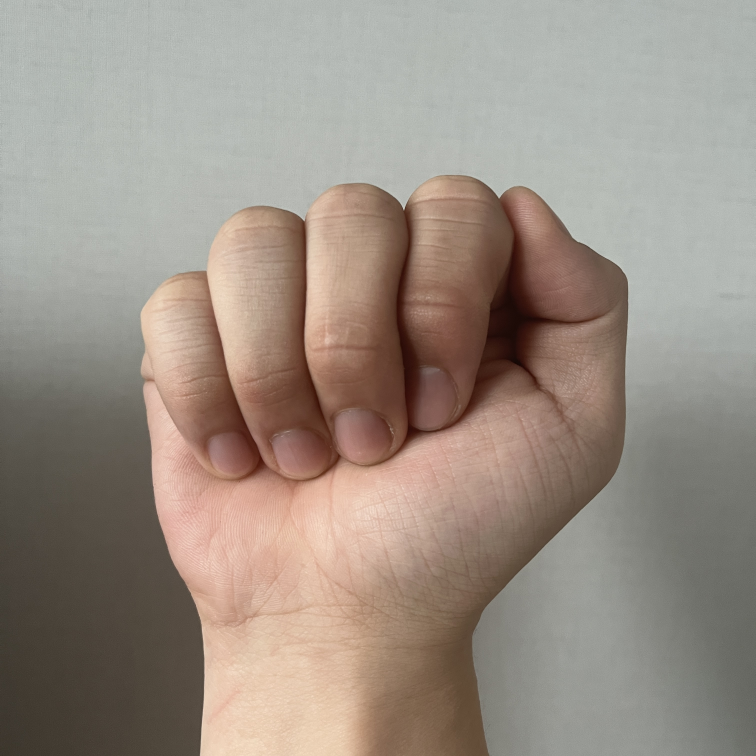
#> input picture sign_language_translator/sign_language_webserver/media/train/A.jpg, 3024 x 3024 px, given as the content of the folder /content, which was not available (shown at 1/4 size)
$ jupyter execute --allow-errors '2. OID_CustomData_ObjectDetection.ipynb'   (shell and % lines are left out)   (text cells are left out)
#> lines starting #> are read from the running program, lines starting #| are printed output that depends on the picture
[cell 1]
# 코랩 사용 시 구글 드라이브 연결
from google.colab import drive
#> (the rest of this cell did not finish here and is left out)

[cell 2]
# ROOT_PATH 확인
import os

# 구글 드라이브 내 프로젝트 압축해제된 영역 (구글 드라이브 최상위에 압축해제하였을 경우 수정하지 않으셔도 됩니다.)
WORK_SPACE = ""

if os.getcwd() == '/content' :
  # 구글 드라이브 사용 시
  ROOT_PATH = '/content' + WORK_SPACE
else :
  ROOT_PATH = os.path.abspath('..')

[cell 3]
# UltraLytics git에서 복사하기
%cd /content

[cell 4]
# yolov5 폴더 이동 및 requirements.txt 내부 패키지 설치
%cd /content/yolov5

[cell 5]
# 필요 라이브러리 불러오기.
import glob
import yaml
from IPython.display import Image

[cell 6]
# 현재 경로 화인하기
%cd /content

[cell 7]
# 실습해보세요
%cd OIDv4_ToolKit

[cell 8]
%cd /content/OIDv4_ToolKit

[cell 9]
# 라이브러리 불러오기
import glob

[cell 10]
# 실습해보세요.
train_image_list = glob.glob("/content/OIDv4_ToolKit/OID/Dataset/train/*/*.jpg")
validation_image_list = glob.glob("/content/OIDv4_ToolKit/OID/Dataset/validation/*/*.jpg")

[cell 11]
print("학습 데이터(이미지) 개수 : " + str(len(train_image_list)))
print("검증 데이터(이미지) 개수 : " + str(len(validation_image_list)))

[cell 12]
# 실습해보세요.
label_list = glob.glob("/content/OIDv4_ToolKit/OID/Dataset/train/Helmet_Person/Label/*.txt")

[cell 13]
# 현재 경로 확인
%cd /content/OIDv4_ToolKit/

[cell 14]
# 실습해보세요.

[cell 15]
train_label_list = glob.glob("/content/OIDv4_ToolKit/OID/Dataset/train//Helmet_Person/Label/*.txt")
validation_label_list = glob.glob("/content/OIDv4_ToolKit/OID/Dataset/validation/Helmet_Person/Label/*.txt")

[cell 16]
# DATA_PATH 지정하기
DATA_PATH = "/content/data"
TRAIN_PATH = DATA_PATH + "/train"
VALIDATION_PATH = DATA_PATH + "/validation"

import shutil

def file_copy(file_list, file_path):
#> called with file_path = '/content/data/train/labels'
  if not os.path.exists(file_path):
    os.makedirs(file_path)
  for f in file_list:
    shutil.move(f, file_path)

[cell 17]
file_copy(train_label_list, TRAIN_PATH + "/labels")
file_copy(train_image_list, TRAIN_PATH + "/images")
file_copy(validation_label_list, VALIDATION_PATH + "/labels")
file_copy(validation_image_list, VALIDATION_PATH + "/images")

[cell 18]
# 실습해보세요
train_image_list = glob.glob(TRAIN_PATH + "/*/*.jpg")
validation_image_list = glob.glob(VALIDATION_PATH + "/*/*.jpg")


with open(DATA_PATH + '/train.txt', 'w') as f:
    f.write('\n'.join(train_image_list) + '\n')

with open(DATA_PATH + '/validation.txt', 'w') as f:
    f.write('\n'.join(validation_image_list) + '\n')

[cell 19]
# 라이브러리 불러오기
import yaml

[cell 20]
data = {
    'name' : ['Helmet', 'Person'],
    'nc' : 2, # class num
    'train' : DATA_PATH + '/train.txt',
    'val' : DATA_PATH + '/validation.txt'
}

[cell 21]
# 실습해보세요.
data = {
          'train' : DATA_PATH + '/train.txt',
          'val' : DATA_PATH + '/validation.txt',
          'nc' : 2 ,
          'names' : [ 'Helmet', 'Person' ]
}

with open(DATA_PATH + '/data.yaml', 'w') as f:
  yaml.dump(data, f)

print(data)

[cell 22]
# 실행 경로 이동
%cd /content/yolov5

[cell 23]
# 실습해보세요.

[cell 24]
# 현재 디렉토리 확인
%cd /content

[cell 25]
import gdown
import zipfile

[cell 26]
test_file_id = "14PsLrMhL2v7n3dYjv2JOFWF6iIUFYhyQ"

def goolge_drive_download (file_id):
  google_path = 'https://drive.google.com/uc?id='
  output_name = 'download_file.zip'

  gdown.download(google_path+file_id,output_name,quiet=False)

  zip_file = "/content/download_file.zip"


  with zipfile.ZipFile(zip_file) as z:
    z.extractall("/content")

  os.remove(zip_file)

#> (a cell that did not finish here is left out)

[cell 28]
# 경로 설정
TEST_IMAGE_PATH = "/content/data/test/images"

[cell 29]
# 실습해보세요
%cd /content/yolov5

[cell 30]
# 필요 라이브러리 불러오기
from PIL import Image               # to load images
from IPython.display import display # to display images

[cell 31]
# 실습해보세요.
detect_image_path = "/content/yolov5/runs/detect/exp"  #detect가 완료된 파일의 경로

for i in glob.glob(detect_image_path + '/*.jpg'):
  img = Image.open(i)
#> img is the input picture: PIL image 3024x3024 RGB; mean R, G, B 154.9, 143.4, 133
  img_resize = img.resize((640, 360))
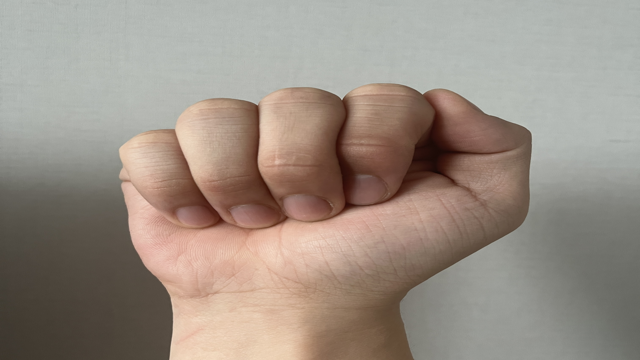
#> img_resize: PIL image 640x360 RGB; mean R, G, B 154.9, 143.4, 133
  display(img_resize)
  print('\n')


$ run again, on sign_language_translator/sign_language_webserver/media/train/E.jpg
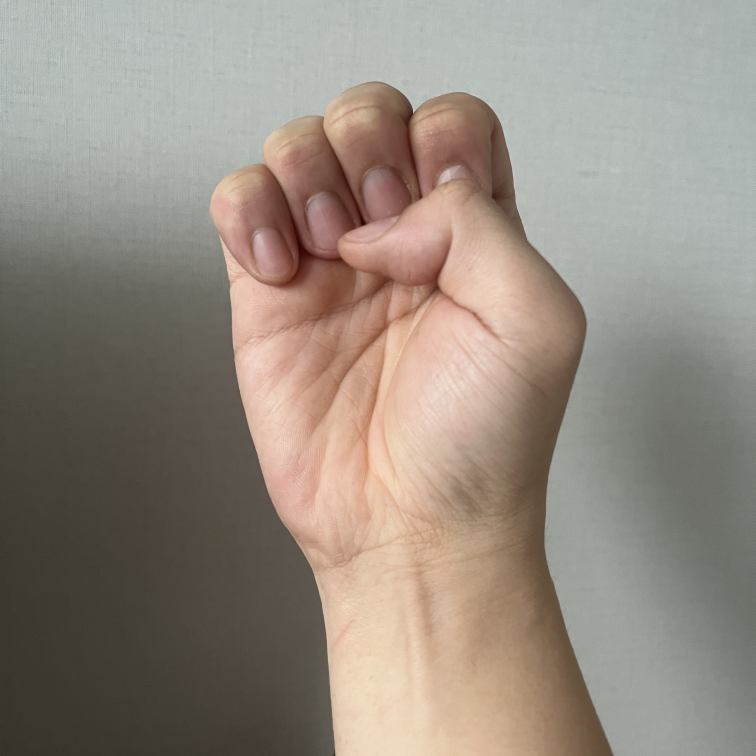
#> input picture sign_language_translator/sign_language_webserver/media/train/E.jpg, 3024 x 3024 px, given as the content of the folder /content, which was not available (shown at 1/4 size)
#> img is the input picture: PIL image 3024x3024 RGB; mean R, G, B 149.1, 138.9, 128.1
#> `img_resize = img.resize((640, 360))`:
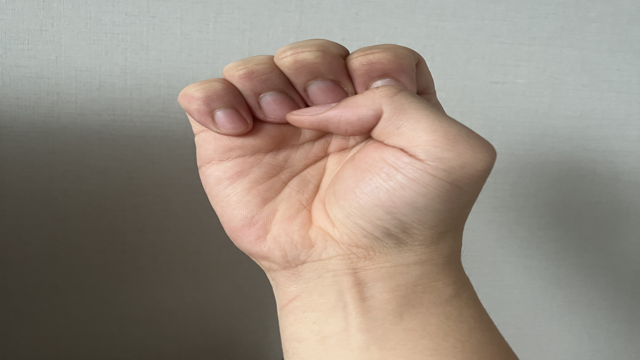
#> img_resize: PIL image 640x360 RGB; mean R, G, B 149.1, 138.9, 128.1
